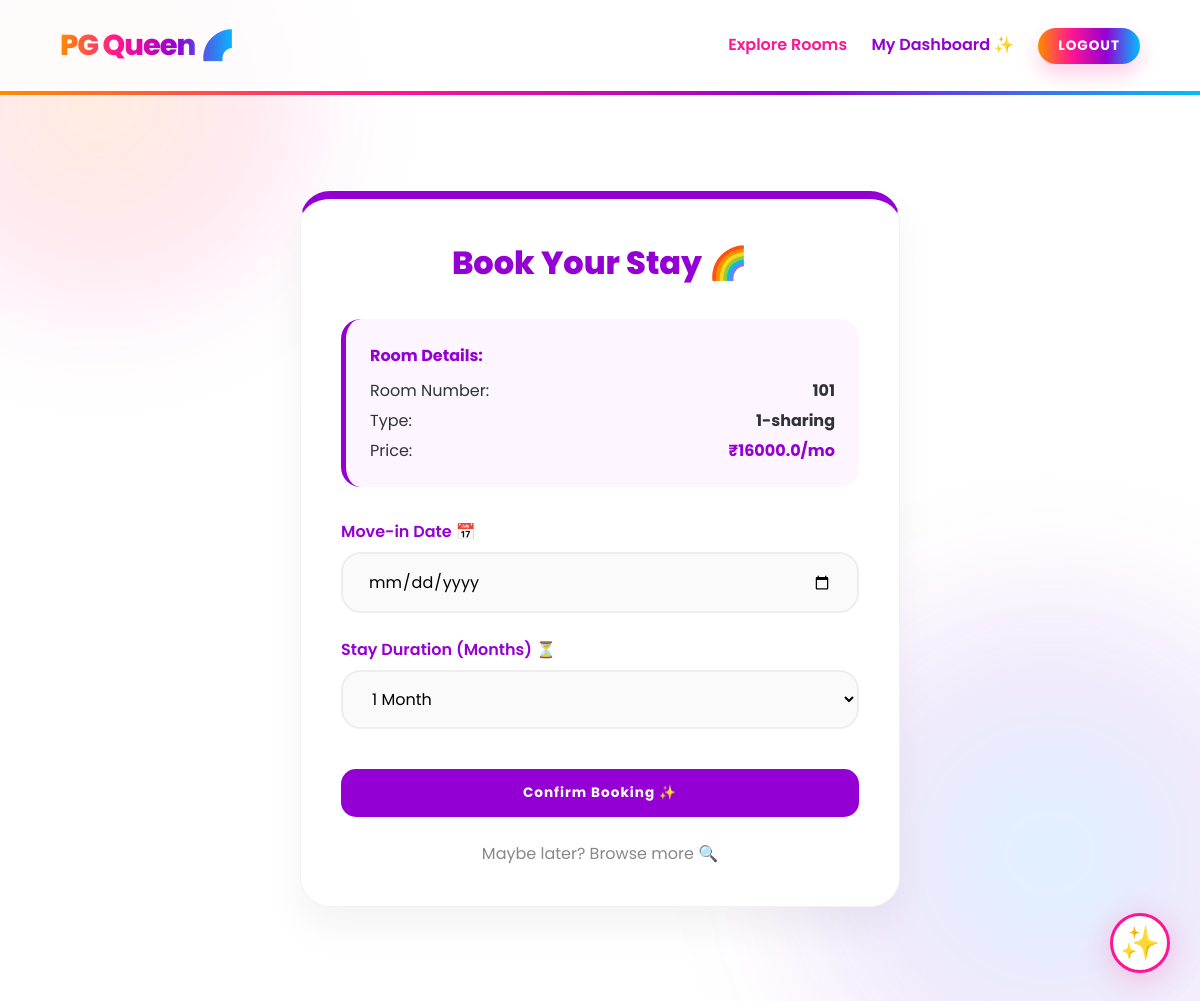
The page /book/1 (signed in) on the database its author committed.
### tables this page shows
CREATE TABLE rooms (
        id INTEGER PRIMARY KEY AUTOINCREMENT,
        room_number TEXT UNIQUE NOT NULL,
        type TEXT NOT NULL,
        price_per_month REAL NOT NULL,
        total_beds INTEGER NOT NULL,
        available_beds INTEGER NOT NULL
    );

### app.py (the view, shortened to what this page needs)
@app.route('/book/<int:room_id>', methods=['GET', 'POST'])
@login_required
def book_room(room_id):
    db = get_db()
    room = db.execute('SELECT * FROM rooms WHERE id = ?', (room_id,)).fetchone()
    db.close()
    return render_template('book_room.html', room=room)

### app.py (called while the page is built)
def get_db():
    conn = sqlite3.connect(DB_NAME)
    conn.row_factory = sqlite3.Row
    return conn

def login_required(f):
    @wraps(f)
    def decorated_function(*args, **kwargs):
        if 'user_id' not in session:
            return redirect(url_for('login'))
        return f(*args, **kwargs)
    return decorated_function

### templates/book_room.html (shortened to what this page needs)
{% extends "base.html" %}
{% block content %}
<div class="animate" style="max-width: 600px; margin: 4rem auto;">
    <div class="card card-purple">
        <h1 style="color: var(--vibrant-purple); font-weight: 800; margin-bottom: 2rem; text-align: center;">
            Book Your Stay 🌈</h1>
        <div
            style="background: #fdf5ff; padding: 1.5rem; border-radius: 20px; margin-bottom: 2rem; border-left: 5px solid var(--vibrant-purple);">
            <p style="font-weight: 700; color: var(--vibrant-purple);">Room Details:</p>
            <div style="display: flex; justify-content: space-between; margin-top: 10px;">
                <span>Room Number:</span>
                <span style="font-weight: 700;">{{ room.room_number }}</span>
            </div>
            <div style="display: flex; justify-content: space-between; margin-top: 5px;">
                <span>Type:</span>
                <span style="font-weight: 700;">{{ room.type }}</span>
            </div>
            <div style="display: flex; justify-content: space-between; margin-top: 5px;">
                <span>Price:</span>
                <span style="font-weight: 700; color: var(--vibrant-purple);">₹{{ room.price_per_month }}/mo</span>
            </div>
        </div>
        <form action="/book/{{ room.id }}" method="POST">
            <div class="form-group">
                <label style="color: var(--vibrant-purple);">Move-in Date 📅</label>
                <input type="date" name="start_date" required>
            </div>
            <div class="form-group" style="margin-bottom: 2.5rem;">
                <label style="color: var(--vibrant-purple);">Stay Duration (Months) ⏳</label>
                <select name="duration">
                    <option value="1">1 Month</option>
                </select>
            </div>
            <button type="submit" class="btn bg-purple"
                style="width: 100%; border-radius: 15px; text-transform:none;">Confirm Booking ✨</button>
        </form>
        <p style="text-align: center; margin-top: 1.5rem;"><a href="/" style="color: #888; text-decoration: none;">Maybe
                later? Browse more 🔍</a></p>
    </div>
</div>
{% endblock %}

### static/css/style.css (style rules this page uses)
:root { --vibrant-orange: #FF8C00; --vibrant-pink: #FF1493; --vibrant-purple: #9400D3; --vibrant-blue: #00BFFF; --vibrant-green: #32CD32; --vibrant-yellow: #FFD700; --rainbow-active: linear-gradient(90deg, #FF8C00, #FF1493, #9400D3, #00BFFF); --white: #ffffff; --light-gray: #f8f9fa; --text-dark: #2d3436; }
* { margin: 0; padding: 0; box-sizing: border-box; font-family: 'Poppins', sans-serif; }
body { background-color: var(--white); color: var(--text-dark); min-height: 100vh; overflow-x: hidden; }
body::before { content: ''; position: fixed; top: -150px; left: -150px; width: 500px; height: 500px; background: radial-gradient(circle, rgba(255, 140, 0, 0.15) 0%, rgba(255, 20, 147, 0.1) 50%, transparent 70%); filter: blur(50px); z-index: -1; }
body::after { content: ''; position: fixed; bottom: -150px; right: -150px; width: 600px; height: 600px; background: radial-gradient(circle, rgba(0, 191, 255, 0.15) 0%, rgba(148, 0, 211, 0.1) 50%, transparent 70%); filter: blur(60px); z-index: -1; }
.card { background: white; border-radius: 30px; padding: 2.5rem; box-shadow: 0 20px 40px rgba(0, 0, 0, 0.05); border: 1px solid rgba(0, 0, 0, 0.05); margin-bottom: 2rem; transition: all 0.4s cubic-bezier(0.175, 0.885, 0.32, 1.275); }
.card-purple { border-top: 8px solid var(--vibrant-purple); }
.bg-purple { background: var(--vibrant-purple) !important; color: white !important; }
.btn { padding: 14px 30px; border-radius: 50px; border: none; font-weight: 700; cursor: pointer; transition: 0.3s; text-decoration: none; display: inline-block; text-transform: uppercase; font-size: 0.85rem; letter-spacing: 1px; }
.form-group { margin-bottom: 1.5rem; }
label { font-weight: 600; color: var(--vibrant-pink); display: block; margin-bottom: 0.5rem; }
input, select, textarea { width: 100%; padding: 15px 25px; border-radius: 20px; border: 2px solid #eee; background: #fafafa; outline: none; font-size: 1rem; transition: 0.3s; }
.animate { animation: fadeInUp 0.8s ease forwards; }

### rows shown on the page
rooms: room_number "101", type "1-sharing", price_per_month "16000.0"
